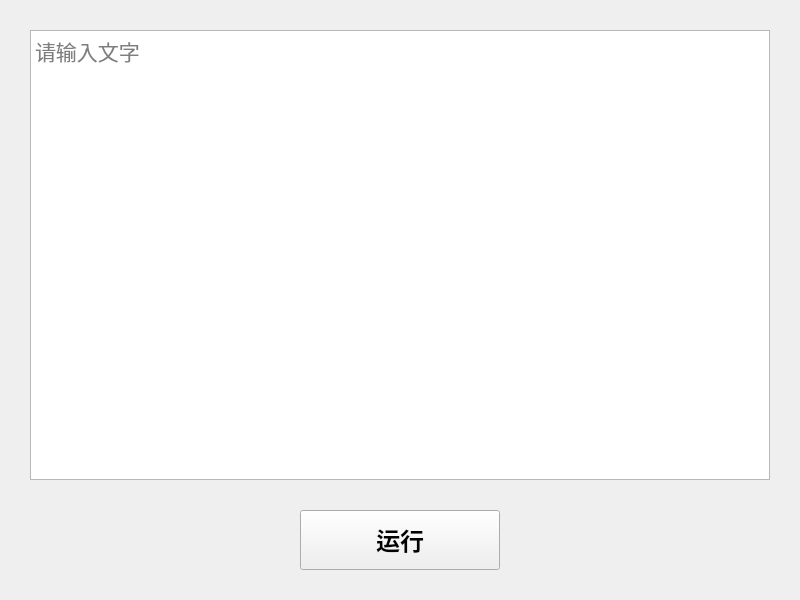
<?xml version="1.0" encoding="UTF-8"?>
<ui version="4.0">
 <class>MainWindow</class>
 <widget class="QMainWindow" name="MainWindow">
  <property name="geometry">
   <rect>
    <x>0</x>
    <y>0</y>
    <width>800</width>
    <height>600</height>
   </rect>
  </property>
  <property name="cursor">
   <cursorShape>OpenHandCursor</cursorShape>
  </property>
  <property name="windowTitle">
   <string>demo_first</string>
  </property>
  <widget class="QWidget" name="centralwidget">
   <widget class="QPlainTextEdit" name="plainTextEdit">
    <property name="geometry">
     <rect>
      <x>30</x>
      <y>30</y>
      <width>740</width>
      <height>450</height>
     </rect>
    </property>
    <property name="font">
     <font>
      <family>宋体</family>
      <pointsize>16</pointsize>
     </font>
    </property>
    <property name="placeholderText">
     <string>请输入文字</string>
    </property>
   </widget>
   <widget class="QPushButton" name="pushButton">
    <property name="geometry">
     <rect>
      <x>300</x>
      <y>510</y>
      <width>200</width>
      <height>60</height>
     </rect>
    </property>
    <property name="font">
     <font>
      <family>宋体</family>
      <pointsize>18</pointsize>
      <weight>75</weight>
      <bold>true</bold>
     </font>
    </property>
    <property name="cursor">
     <cursorShape>PointingHandCursor</cursorShape>
    </property>
    <property name="text">
     <string>运行</string>
    </property>
   </widget>
  </widget>
 </widget>
 <resources/>
 <connections/>
</ui>
